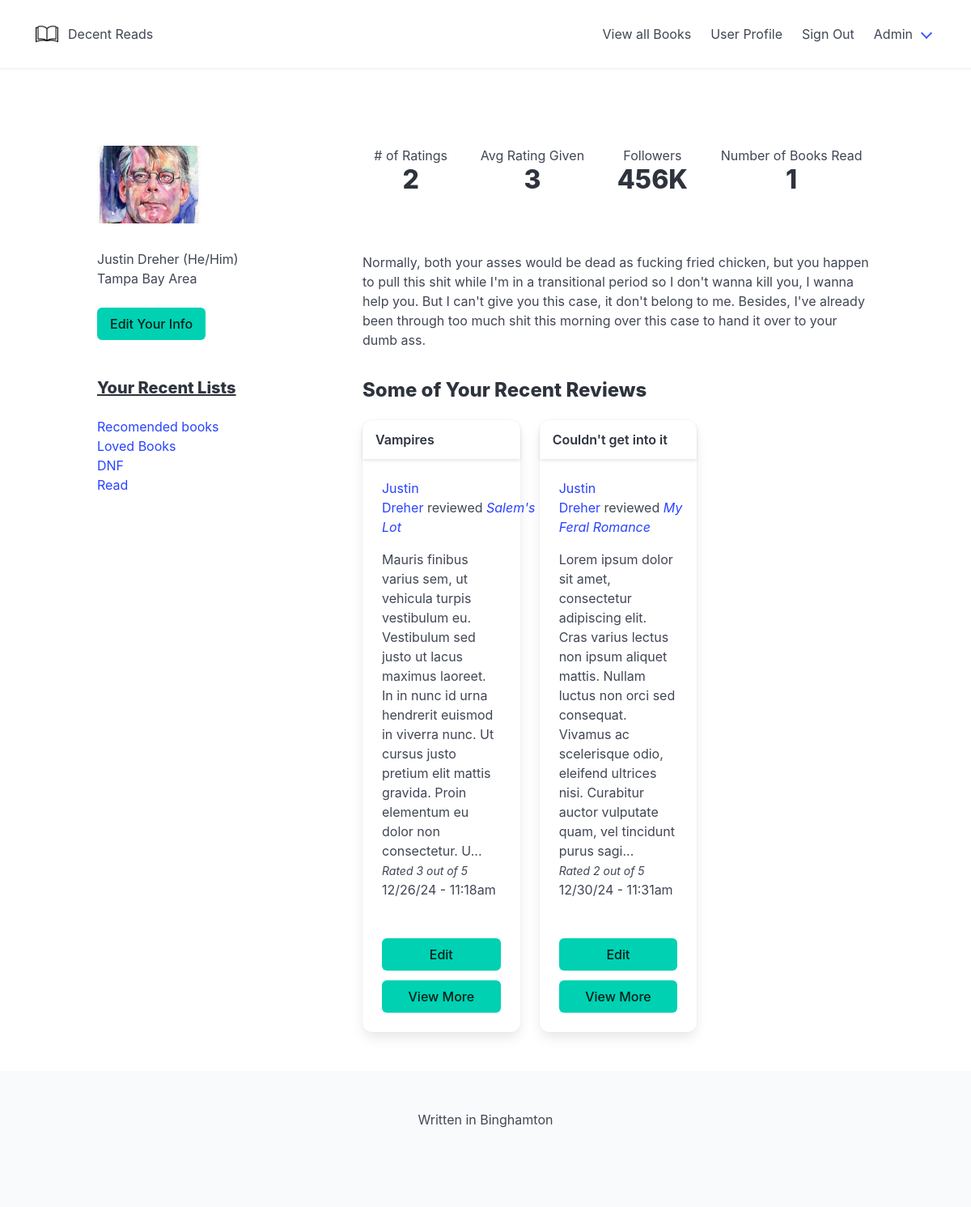
Page /views/user-profile.php?user_id=1 (signed in) on the committed database.
### tables this page shows
CREATE TABLE `users` (
  `user_id` int(11) NOT NULL,
  `user_full_name` varchar(100) NOT NULL,
  `user_f_name` varchar(50) NOT NULL,
  `user_l_name` varchar(50) DEFAULT NULL,
  `user_pw` varchar(100) NOT NULL,
  `user_un` varchar(100) NOT NULL,
  `user_role` varchar(100) NOT NULL DEFAULT 'user',
  `preferred_pronoun` varchar(30) DEFAULT NULL,
  `user_bio` varchar(4000) DEFAULT NULL,
  `user_location` varchar(200) DEFAULT NULL
);

CREATE TABLE `user_lists` (
  `list_id` int(11) NOT NULL,
  `list_name` varchar(50) NOT NULL,
  `list_desc` varchar(1000) DEFAULT NULL,
  `user_id` int(11) NOT NULL
);

CREATE TABLE `book_reviews` (
  `book_review_id` int(11) NOT NULL,
  `book_review_created` datetime NOT NULL DEFAULT current_timestamp(),
  `book_review_user_id` int(50) NOT NULL,
  `book_review_score` decimal(10,0) NOT NULL,
  `book_id` int(11) NOT NULL,
  `book_review_title` varchar(100) NOT NULL,
  `book_review_content` varchar(4000) NOT NULL,
  `number_of_likes` int(11) DEFAULT NULL,
  `complete_or_dnf` varchar(20) NOT NULL
);

CREATE TABLE `books` (
  `book_id` int(11) NOT NULL,
  `book_title` varchar(50) NOT NULL,
  `brief_synops` varchar(4000) NOT NULL,
  `author_id` int(50) NOT NULL,
  `published_date` date DEFAULT NULL,
  `number_of_pages` int(11) NOT NULL,
  `avg_rating` decimal(10,0) DEFAULT NULL,
  `number_of_reviews` int(11) DEFAULT NULL,
  `number_of_ratings` int(11) DEFAULT NULL
);

### common/common.php (called while the page is built, shortened)
<?php
function isTrunc($text)
{
    if (strlen($text) >= 39) {
        return substr($text,0,36) . "...";
    } else {
        return $text;
    }
}
function getDateForDatabase(string $date): string
{
    $timestamp = strtotime($date);
    $date_formated = date('m/d/y - g:ia', $timestamp);
    return $date_formated;
}
function getUserNameByUserId($user_id){
    global $pdo;
    $query = $pdo->prepare("
        SELECT
            user_full_name
        FROM
            users
        WHERE
            user_id = :user_id
    ");
    $result = $query->execute(
        array(
            'user_id' => $user_id
        )
    );
    if($result){
        $user_name = $query->fetch(PDO::FETCH_ASSOC);
        return $user_name['user_full_name'];
    } else {
        return null;
    }
}
function getUserDataByUserId($user_id){
    global $pdo;
    $query = $pdo->prepare("
        select * from users where user_id = :user_id
    ");
    $result = $query->execute(
        array(
            'user_id' => $user_id
        )
    );
    if($result){
        $user = $query->fetch(PDO::FETCH_ASSOC);
        return $user;
    } else {
        return null;
    }
}
function getBookNameByBookId($id){
    global $pdo;
    $query = $pdo->prepare("
        SELECT
            *
        FROM
            books
        WHERE
            book_id = :book_id
    ");
    $result = $query->execute(
        array(
            'book_id' => $id
        )
    );
    if($result){
        $book = $query->fetch(PDO::FETCH_ASSOC);
        return $book['book_title'];
    } else {
        return null;
    }
}

### controllers/user-profile-controller.php (called while the page is built)
<?php
function getNumberOfReviewsByUserId($user_id){
    global $pdo;
    $query = $pdo->prepare("
        select COUNT(book_review_id) AS number_of_reviews FROM book_reviews WHERE book_review_user_id = :user_id
    ");
    $result = $query->execute(
        array(
            'user_id' => $user_id
        )
    );
    if($result){
        $number_of_reviews = $query->fetchColumn();
        return $number_of_reviews;
    } else {
        return 0;
    }
}
function getAvgReviewScoreByUserId($user_id){
    global $pdo;
    $query = $pdo->prepare("
        select AVG(book_review_score) AS avg_score FROM book_reviews WHERE book_review_user_id = :user_id AND complete_or_dnf != 'DNF'
    ");
    $result = $query->execute(
        array(
            'user_id' => $user_id
        )
    );
    if($result){
        $avg_score = $query->fetchColumn();
        return round($avg_score, 2);
    } else {
        return 0;
    }
}
function getNumberOfBooksReadByUserId($user_id){
    global $pdo;
    $query = $pdo->prepare("
        select COUNT(book_review_id) AS number_of_books_read FROM book_reviews WHERE book_review_user_id = :user_id AND complete_or_dnf != 'DNF'
    ");
    $result = $query->execute(
        array(
            'user_id' => $user_id
        )
    );
    if($result){
        $number_of_books_read = $query->fetchColumn();
        return $number_of_books_read;
    } else {
        return 0;
    }
}
function getLast4PostsByUserId($user_id){
    global $pdo;
    $query = $pdo->prepare("
        SELECT * FROM book_reviews WHERE book_review_user_id = :user_id LIMIT 4
    ");
    $result = $query->execute(
        array(
            'user_id' => $user_id
        )
    );
    if($result){
        $posts = $query->fetchAll(PDO::FETCH_ASSOC);
        return $posts;
    } else {
        return null;
    }
}
function getAllListsByUserId($user_id){
    global $pdo;
    $query = $pdo->prepare("
        SELECT * FROM user_lists WHERE user_id = :user_id ORDER BY list_id DESC LIMIT 5
    ");
    $result = $query->execute(
        array(
            'user_id' => $user_id
        )
    );
    if($result){
        $lists = $query->fetchAll(PDO::FETCH_ASSOC);
        return $lists;
    } else {
        return null;
    }
}
function checkUserHasLists($user_id){
    global $pdo;
    $query = $pdo->prepare("
        SELECT * FROM user_lists WHERE user_id = :user_id
    ");
    $result = $query->execute(
        array(
            'user_id' => $user_id
        )
    );
    if($result){
        if($query->fetchColumn()){
            return true;
        } else {
            return false;
        }
    } else {
        return false;
    }
}

### views/user-profile.php (the view, shortened to what this page needs)
<?php
require_once('../common/common.php');
require_once('../common/dbconnect.php');
require_once('../controllers/user-profile-controller.php');
if (isset($_SESSION['loggedin'])) {
    if (isset($_GET['user_id'])) {
        $user = getUserDataByUserId($_GET['user_id']);
        $number_of_reviews = getNumberOfReviewsByUserId($user['user_id']);
        $avg_review_score = getAvgReviewScoreByUserId($user['user_id']);
        $number_of_books_read = getNumberOfBooksReadByUserId($user['user_id']);
        $last_few_posts = getLast4PostsByUserId($user['user_id']);
        $lists = getAllListsByUserId($user['user_id']);
        $user_has_lists = checkUserHasLists($user['user_id']);
    }
} else {
    header('location: ' . BASE_URL . 'login.php');
}
?>
<?php include '../includes/header.php'; ?>
<br /><br /><br /><br />
<div class="columns is-multiline">
    <div class="column is-one-third">
        <figure class="image is-128x128">
            <img src="../assets/images/sking.jpg" alt="Stephen King" />
        </figure>
        <p><?php echo $user['user_f_name'] . " " . $user['user_l_name'] ?> (<?php echo $user['preferred_pronoun'] ?>)
        </p>
        <p><?php echo $user['user_location'] ?></p>
        <br />
        <a href="#" class="button is-primary is-full-width">Edit Your Info</a>
        <br /><br />
    </div>
    <div class="column is-two-thirds">
        <nav class="level">
            <div class="level-item has-text-centered">
                <div>
                    <p class="heading"># of Ratings</p>
                    <p class="title"><?php echo $number_of_reviews ?></p>
                </div>
            </div>
            <div class="level-item has-text-centered">
                <div>
                    <p class="heading">Avg Rating Given</p>
                    <p class="title"><?php echo $avg_review_score ?></p>
                </div>
            </div>
            <div class="level-item has-text-centered">
                <div>
                    <p class="heading">Followers</p>
                    <p class="title">456K</p>
                </div>
            </div>
            <div class="level-item has-text-centered">
                <div>
                    <p class="heading">Number of Books Read</p>
                    <p class="title"><?php echo $number_of_books_read ?></p>
                </div>
            </div>
        </nav>
        <br /><br />
        <p><?php echo $user['user_bio'] ?></p>
    </div>
</div>
<div class="columns is-multiline">
    <div class="column is-one-third">
        <div class="content">
            <?php if ($user_has_lists == true): ?>
                <?php if ($_SESSION['user_id'] == $user['user_id']): ?>
                    <h4 class="is-underlined">Your Recent Lists</h4>
                <?php else: ?>
                    <h4 class="is-underlined"><?php echo $user['user_f_name'] ?>'s Recent Lists</h>
                    <?php endif; ?>
                <?php else: ?>
                    <h4 class="is-underlined">This person doesn't have any lists!</h4>
                <?php endif; ?>
        </div>
        <ul>
            <?php foreach ($lists as $list): ?>
                <li><a href="<?php echo BASE_URL ?>views/view-list.php?list_id=<?php echo $list['list_id']?>"><?php echo $list['list_name'] ?></a></li>
            <?php endforeach; ?>
        </ul>
    </div>
    <div class="column is-two-thirds">
        <div class="content">
            <h3><?php echo $_SESSION['user_id'] != $user['user_id'] ? "Some of " . $user['user_f_name'] . "'s Recent Reviews" : "Some of Your Recent Reviews" ?>
            </h3>
        </div>
        <div class="columns is-multiline">
            <?php foreach ($last_few_posts as $post): ?>
                <div class="column is-centered is-4">
                    <div class="card">
                        <header class="card-header">
                            <p class="card-header-title"><strong><?php echo isTrunc($post['book_review_title']) ?></strong>
                            </p>
                        </header>
                        <div class="card-content">
                            <a style="color: black;"
                                href="<?php echo BASE_URL ?>views/view-post.php?book_review_id=<?php echo $post['book_review_id'] ?>">
                                <div class="content">
                                    <p><a
                                            href="<?php echo BASE_URL ?>views/user-profile.php?user_id=<?php echo $post['book_review_user_id'] ?>"><?php echo getUserNameByUserId($post['book_review_user_id']) ?></a>&nbsp;reviewed&nbsp;<i><a
                                                href="<?php echo BASE_URL ?>views/view-book.php?book_id=<?php echo $post['book_id'] ?>"><?php echo getBookNameByBookId($post['book_id']) ?></a></i>
                                    </p>
                                    <?php echo substr($post['book_review_content'], 0, 250) . "..." ?>
                                    <br />
                                    <small><i>Rated <?php echo $post['book_review_score'] ?> out of 5</i></small>
                                    <br />
                                    <p><?php echo getDateForDatabase($post['book_review_created']) ?> </p>
                                </div>
                            </a>
                            <br />
                            <div class="buttons">
                                <?php if ($post['book_review_user_id'] == $_SESSION['user_id']): ?>
                                    <a href="<?php echo BASE_URL ?>views/post-form.php?book_review_id=<?php echo $post['book_review_id'] ?>"
                                        class="button is-primary is-fullwidth">Edit</a>
                                <?php endif; ?>
                                <a href="<?php echo BASE_URL ?>views/view-post.php?book_review_id=<?php echo $post['book_review_id'] ?>"
                                    class="button is-primary is-fullwidth">View More</a>
                            </div>
                        </div>
                    </div>
                </div>
            <?php endforeach; ?>
        </div>
    </div>
</div>
<?php include '../includes/footer.php'; ?>

### rows in the picture
users: user_f_name "Justin", user_l_name "Dreher", preferred_pronoun "He/Him", user_location "Tampa Bay Area", user_id "1", user_bio "Normally, both your asses would be dead as fucking fried chicken, but you happen to pull this shit while I'm in a transitional period so I don't wanna kill you, I wanna help you. But I can't give you this case, it don't belong to me. Besides, I've already been through too much shit this morning over this case to hand it over to your dumb ass."
user_lists: list_name "Recomended books"
user_lists: list_name "Loved Books"
user_lists: list_name "DNF"
user_lists: list_name "Read"
book_reviews: book_review_title "Vampires", book_review_user.user_full_name "Justin Dreher", book.book_title "Salem's Lot", book_review_content "Mauris finibus varius sem, ut vehicula turpis vestibulum eu. Vestibulum sed justo ut lacus maximus laoreet. In in nunc id urna hendrerit euismod in viverra nunc. Ut cursus justo pretium elit mattis gravida. Proin elementum eu dolor non consectetur. U", book_review_score "3", book_review_created "12/26/24 - 11:18am"
book_reviews: book_review_title "Couldn't get into it", book_review_user.user_full_name "Justin Dreher", book.book_title "My Feral Romance", book_review_content "Lorem ipsum dolor sit amet, consectetur adipiscing elit. Cras varius lectus non ipsum aliquet mattis. Nullam luctus non orci sed consequat. Vivamus ac scelerisque odio, eleifend ultrices nisi. Curabitur auctor vulputate quam, vel tincidunt purus sagi", book_review_score "2", book_review_created "12/30/24 - 11:31am"

### other values in the picture
$number_of_reviews "2"
$avg_review_score "3"
